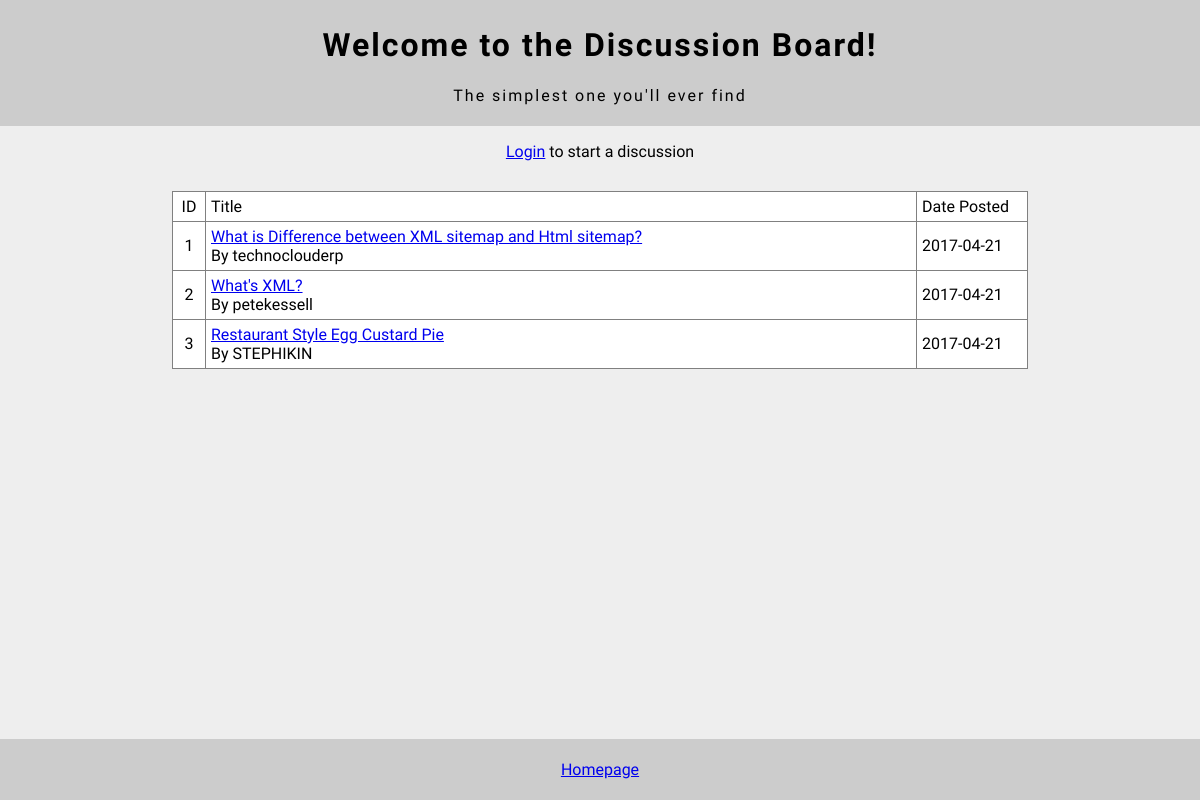
The page / on the database its author committed.
### tables this page shows
CREATE TABLE `topics` (
  `topics_id` int(11) NOT NULL,
  `topics_title` varchar(255) NOT NULL,
  `topics_description` text NOT NULL,
  `topics_user` varchar(255) NOT NULL,
  `topics_date` date NOT NULL
);

### index.php (the view, shortened to what this page needs)
<?php
	include 'connect.php';
	include 'header.php';
	if(isset($_SESSION['loggedin_admin']) && ($_SESSION['loggedin_admin'] == true || $_SESSION['loggedin_admin'] == false)){
?>
		<h4>Welcome to the member's area, <?php echo $_SESSION['username'];?>!</h4>
		<a href='create_topic.php'><button>Start a Discussion</button></a>
<?php
	} else {
		echo "<p><a href='login.php'>Login</a> to start a discussion</p>";
	}
?>
		<table border="1px solid" align="center">
			<tr>
				<td class="id" width="30px"><span>ID</span></td>
				<td class="title" width="700px">Title</td>
				<td class="date" width="100px">Date Posted</td>
			<tr>
<?php
		$idCount = 0;
		$check = mysqli_query($database, "SELECT * FROM topics");
		if (mysqli_num_rows($check) != 0){
			while($row = mysqli_fetch_assoc($check)){
				$id = $row['topics_id'];
				echo "<tr>";
				echo "  <td class='id'>".++$idCount."</td>
						<td class='title'><a href='topic.php?id=$id'>".$row['topics_title']."</a><br>By ".$row['topics_user']."</td>
						<td class='date'>".$row['topics_date']."</td>
					</tr>";
			}
		} else {
			echo "<br><br>No topics found, be the first one to start!";
		}
		echo "</table>";
include 'footer.php';
?>

### stylesheet.css (style rules this page uses)
html, body { margin: 0; padding: 0; font-family: 'Dosis', sans-serif; background-color: #eee; }
table { border-collapse: collapse; margin: 30px auto; background-color: #fff; margin-bottom: 100px; }
#align, tr, td { text-align: left; }
.id { text-align: center; }
.title, .date { padding: 5px; }
.wrapper { text-align: center; }

### rows shown on the page
topics: topics_title "What is Difference between XML sitemap and Html sitemap?", topics_user "technoclouderp", topics_date "2017-04-21"
topics: topics_title "What's XML?", topics_user "petekessell", topics_date "2017-04-21"
topics: topics_title "Restaurant Style Egg Custard Pie", topics_user "STEPHIKIN", topics_date "2017-04-21"
